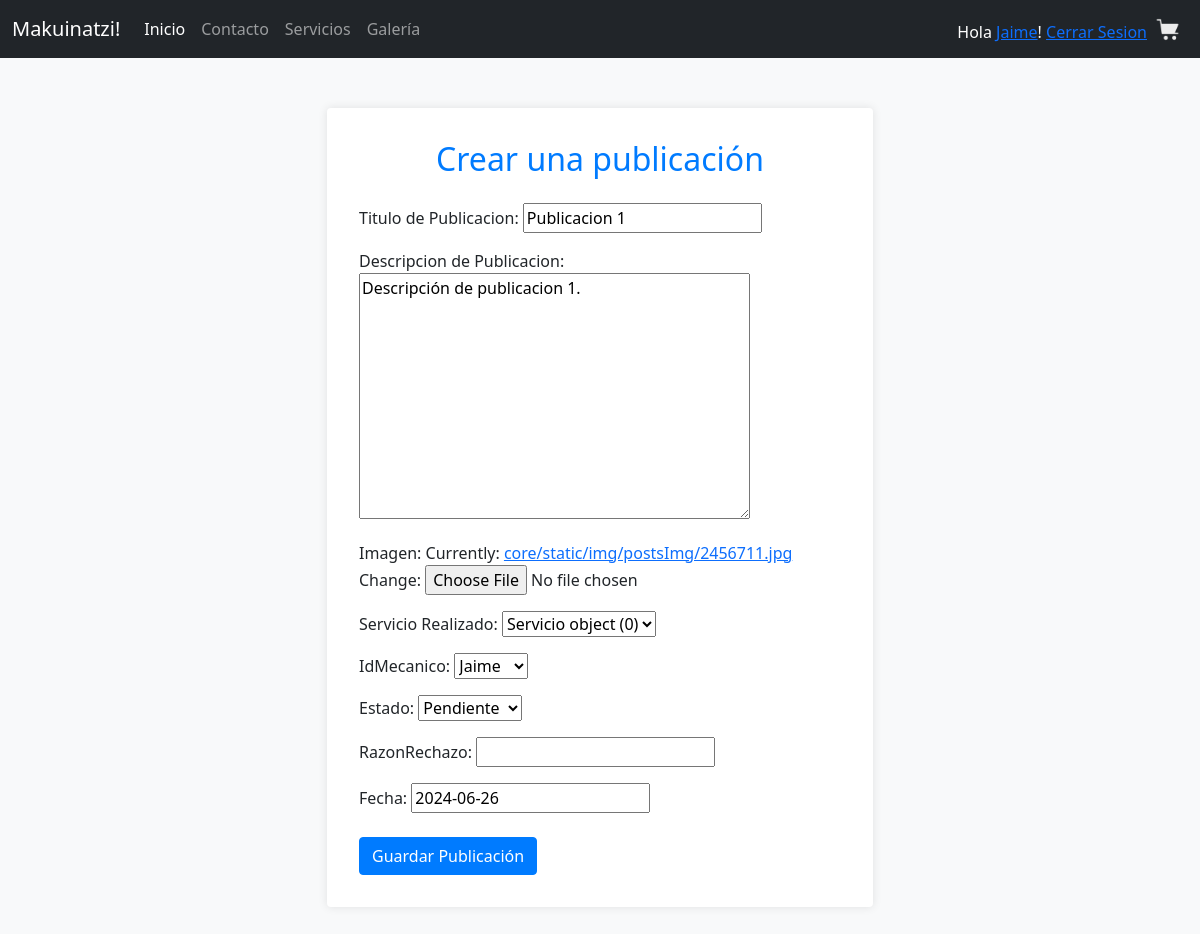
The app's page /edit/1 (signed in) with its own data.
### core/models.py (models this page shows, shortened)
class Publicacion(models.Model):
    id = models.AutoField(primary_key=True)
    titulo = models.CharField(max_length=30)
    descripcion = models.CharField(max_length=128, null=True, blank=True)
    imagen = models.ImageField(upload_to='core/static/img/postsImg')
    trabajo = models.ForeignKey(Servicio, related_name="servicioRealizado", on_delete=models.CASCADE, blank=True, null=True)
    idMecanico = models.ForeignKey(User, related_name="mecanicoActivo", on_delete=models.CASCADE, blank=True, null=True)
    ESTADO_DROP = (
        ('R', 'Rechazado'),
        ('P', 'Pendiente'),
        ('A', 'Aprobado'),)
    estado = models.CharField(max_length=10, choices=ESTADO_DROP, default='P')
    razonRechazo = models.CharField(max_length=256, null=True, blank=True)
    fecha = models.DateField()

### core/views.py (the view)
# urls.py: path('edit/<int:fP_id>', views.updateView, name= 'update_url'),
def updateView(request, fP_id):
    pub = Publicacion.objects.get(id=fP_id)
    form = FormPublicacion(instance=pub)
    if request.method == 'POST':
        form = FormPublicacion(request.POST, request.FILES, instance=pub)
        if form.is_valid():
            form.save()
            return redirect('galeria')
    context = {'form': form}
    return render(request, 'core/add.html', context)

### core/forms.py
class FormPublicacion(forms.ModelForm):
    class Meta:
        model = Publicacion
        fields = '__all__'
        labels = {
            'titulo': 'Titulo de Publicacion',
            'descripcion' : 'Descripcion de Publicacion',
            'imagen' : 'Imagen' ,
            'trabajo' : 'Servicio Realizado' ,
            'mecanico' : 'Mecanico',
            'fecha' : 'Fecha',
        }
        widgets  ={
            'titulo' : forms.TextInput(attrs={'placeholder': 'eg. Titulo'}),
            'descripcion' : forms.Textarea(attrs={'placeholder': 'eg. Descripcion'}),
            'trabajo' : forms.Select(),
            'imagen' : forms.ClearableFileInput(),
            'mecanico' : forms.Select(),
            'fecha' : forms.DateInput(attrs={'class':'datepicker', 'value': datetime.date.today()}),
        }

### core/models.py (called while the page is built)
    def __str__(self) -> str:
        return super().__str__()

### core/templates/core/add.html (shortened to what this page needs)
{% load static %}
<!DOCTYPE html>
<html lang="en">
<head>
    <link href="https://cdn.jsdelivr.net/npm/bootstrap@5.0.2/dist/css/bootstrap.min.css" rel="stylesheet">
    <link href="{% static 'css/add.css' %}" rel="stylesheet">
</head>
<body id="miBody">
    {% include 'core/navbar.html' %}
    <div class="container">
        <div class="row justify-content-center mt-5">
            <div class="col-md-6">
                <div class="card">
                    <div class="card-body">
                        <h2 class="card-title text-center mb-4">Crear una publicación</h2>
                        <form method="post" class="needs-validation" novalidate>
                            {{ form.as_p }}
                            <button type="submit" class="btn btn-primary btn-block mt-3">Guardar Publicación</button>
                        </form>
                    </div>
                </div>
            </div>
        </div>
    </div>
</body>
</html>

### core/templates/core/navbar.html (shortened to what this page needs)
<!DOCTYPE html>
<html lang="en">
<head>
    {% load static %}
</head>
<body>
    <section>
        <header>
            <nav class="navbar navbar-expand-lg navbar-dark bg-dark">
                <div class="container-fluid">
                    <a class="navbar-brand" href="/">Makuinatzi!</a>
                    <div class="collapse navbar-collapse" id="navbarSupportedContent">
                        <ul class="navbar-nav me-auto mb-2 mb-lg-0">
                            <li class="nav-item">
                                <a class="nav-link active" aria-current="page" href="/">Inicio</a>
                            </li>
                            <li class="nav-item">
                                <a class="nav-link" href="/contacto">Contacto</a>
                            </li>
                            <li class="nav-item">
                                <a class="nav-link" href="/#servicios">Servicios</a>
                            </li>
                            <li class="nav-item">
                                <a class="nav-link" href="/galeria">Galería</a>
                            </li>
                        </ul>
                        <ul class="navbar-nav ml-auto">
                            {% block content %}
                            {% if user.is_authenticated %}
                            <li class="nav-item" style="color: white; margin-top: 5%;"> Hola <a id="loginLink" href="{% url 'profile' %}">{{ user.username }}</a>! <a href="{% url 'logout' %}">Cerrar Sesion</a> </li>
                            {% else %}
                            <li class="nav-item">
                                <a id="loginLink" class="nav-link" href="{% url 'login' %}">Iniciar Sesión</a>
                            </li>
                            {% endif %}
                            {% endblock %}
                            <li class="nav-item">
                            <a class="nav-link" href="/#carrito"><img src="{% static 'img/cart.png' %}" alt="" style="height: 25px;"></a>
                        </li>
                        </ul>
                    </div>
                </div>
            </nav>
        </header>
    </section>
</body>
</html>

### core/static/css/add.css (style rules this page uses)
body { background-color: #f8f9fa; }
.container { margin-top: 50px; margin-bottom: 50px; }
.card { border: none; box-shadow: 0px 0px 10px 0px rgba(0, 0, 0, 0.1); margin-bottom: 30px; }
.card-body { padding: 2rem; }
.card-title { color: #007bff; }
.btn-primary { background-color: #007bff; border-color: #007bff; }
.btn-block { display: block; }

### records on screen
Publicacion: titulo "Publicacion 1", descripcion "Descripción de publicacion 1.", trabajo "Servicio object (0)", idMecanico "Jaime", estado "Pendiente", fecha "2024-06-26"

### other values on screen
{{ user.username }} "Jaime"
